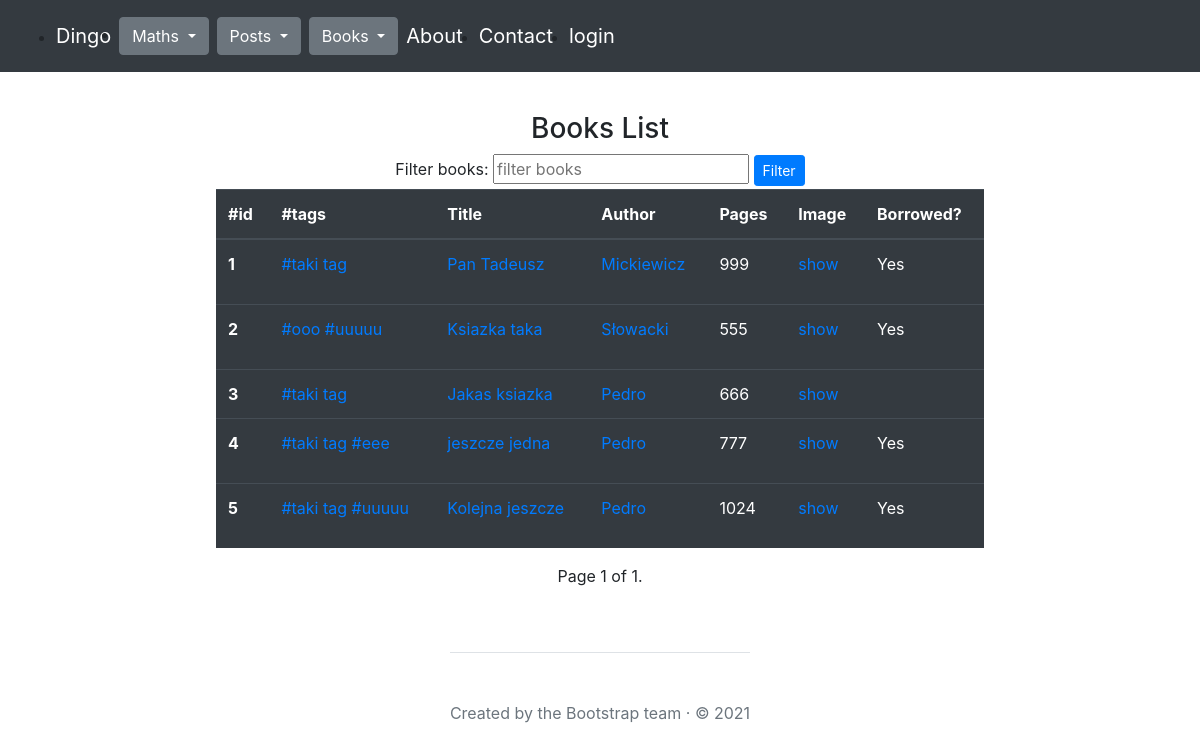
Page /books/books/ on the committed database.
### books/models.py (models this page shows, shortened)
class Book(models.Model):
    title = models.CharField(max_length=30, unique=True, null=False)
    comment = models.TextField(null=True)
    pages = models.IntegerField(null=True)
    image = models.ImageField(upload_to='photos/%Y/%m/%d', null=True, default='')
    tags = models.ManyToManyField("books.Tag", related_name="books")
    author = models.ForeignKey(
        'books.Author',
        on_delete=models.CASCADE,
        null=False,
        blank=False
    )

class Tag(models.Model):
    word = models.CharField(max_length=50, unique=True)

class Author(models.Model):
    name = models.CharField(max_length=30, null=False, unique=True)
    comment = models.TextField(null=True)

class Borrow(models.Model):
    borrow_date = models.DateTimeField(auto_now_add=True)
    return_date = models.DateTimeField(null=True)
    is_returned = models.BooleanField(default=False)
    comment = models.TextField(null=True)
    book = models.ForeignKey(
        Book,
        on_delete=models.CASCADE,
        null=False,
        blank=False,
        related_name='borrows'
    )
    user = models.ForeignKey(
        User,
        on_delete=models.CASCADE,
        null=False,
        blank=False,
        related_name='borrows',
    )

### books/views.py (the view)
# urls.py: path('books/', books_list, name="books_list"),
def books_list(request):
    page_number = request.GET.get('page')
    books_filter = request.GET.get('filter')
    if books_filter:
        books = Book.objects.filter(title__icontains=books_filter)
    else:
        books = Book.objects.all()
    paginator = Paginator(books, 5)
    books = paginator.get_page(page_number)
    return render(
        request=request,
        template_name="books/books_list.html",
        context={"books": books,
                 "books_filter": books_filter,
                }
    )

### books/templates/books/books_list.html (shortened to what this page needs)
{% extends "main.html" %}
{% block content %}
<div class="mt-3 d-flex flex-column align-items-center justify-content-center">
    <h3 class='text-center'>Books List</h3>
    {% if not author %}
        <form method="get" action="{% url 'books:books_list' %}">
            <label for="filter">Filter books:</label>
            <input type="text" id="filter" name="filter" placeholder="filter books">
            <button class="btn btn-sm btn-primary" type="submit">Filter</button>
        </form>
    {% elif author %}
        <h4>All books of {{ author.name }}</h4>
    {% elif books_filter %}
        <h4 class="mt-3">Filtered by query: {{ books_filter }}</h4>
    {% elif tag %}
        <h4 class="mt-3">Filtered by tag: {{ tag }}</h4>
    {% else %}
        <h4 class="mt-3">All results</h4>
    {% endif %}
    {% if books %}
    <div class="table-responsive">
        <table class="table table-dark">
            <thead>
                <tr>
                    <th scope="col">#id</th>
                    <th scope="col">#tags</th>
                    <th scope="col">Title</th>
                    <th scope="col">Author</th>
                    <th scope="col">Pages</th>
                    <th scope="col">Image</th>
                    <th scope="col">Borrowed?</th>
                </tr>
            </thead>
            <tbody>
                {% for book in books %}
                    <tr>
                        <th scope="row">{{ book.id }}</th>
                        <td>
                            {% for tag in book.tags.all %}
                                <a href="{% url 'books:books_with_tag' tag.word %}">#{{ tag.word }}</a>
                            {% endfor %}
                        </td>
                        <td><a href="{% url 'books:book_details' book.id %}">{{ book.title }}</a></td>
                        <td><a href="{% url 'books:author_details' book.author.id %}">{{ book.author.name }}</a></td>
                        <td>{{ book.pages }}</a></td>
                        <td>
                            {% if book.image.url != '' %}
                                <a href="{{ book.image.url }}">show</a>
                            {% else %}
                                no image
                            {% endif %}
                        </td>
                        <td>
                            {% if book.borrows.exists %}
                                {% for borrow in book.borrows.all %}
                                    {% if not borrow.is_returned %}
                                        {% if request.user.is_authenticated %}
                                            <a href="{% url 'books:borrow_details' borrow.id %}">Yes - See details</a>
                                        {% else %}
                                            <p>Yes</p>
                                        {% endif %}
                                    {% endif %}
                                {% endfor %}
                            {% else %}
                                <p>No</p>
                            {% endif %}
                        </td>
                    </tr>
                {% endfor %}
            </tbody>
        </table>
    </div>
    {% else %}
        <h4>No books found</h4>
    {% endif %}
    <div class="pagination">
        <span class="step-links">
            <span class="current">
                Page {{ books.number }} of {{ books.paginator.num_pages }}.
            </span>
        </span>
    </div>
</div>
{% endblock %}

### rows in the picture
Book: id "1", title "Pan Tadeusz", author.name "Mickiewicz", pages "999"
Tag: word "taki tag"
Borrow: is_returned "Yes"
Book: id "2", title "Ksiazka taka", author.name "Słowacki", pages "555"
Tag: word "ooo"
Tag: word "uuuuu"
Borrow: is_returned "Yes"
Book: id "3", title "Jakas ksiazka", author.name "Pedro", pages "666"
Book: id "4", title "jeszcze jedna", author.name "Pedro", pages "777"
Tag: word "eee"
Borrow: is_returned "Yes"
Book: id "5", title "Kolejna jeszcze", author.name "Pedro", pages "1024"
Borrow: is_returned "Yes"

### other values in the picture
{{ books.number }} "1"
{{ books.paginator.num_pages }} "1"
